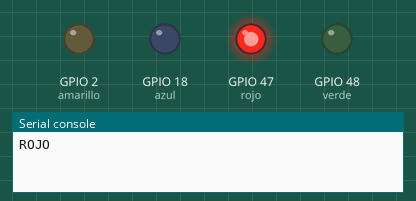
Simulated run of this program. Board: ESP32 board running MicroPython. Parts: output pins drawn as LEDs (lit = HIGH), the last lines printed to the serial console.

Above: at 1.0 s.
At 3.0 s:
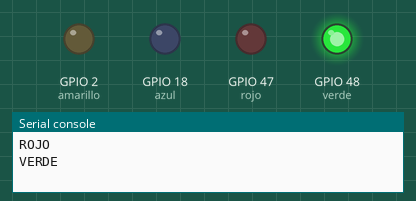
At 5.0 s:
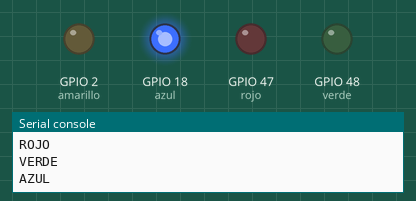
At 7.0 s:
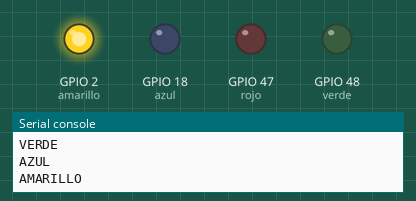
Timing chart, 0 to 10.4 s (numbered marks = the images above):
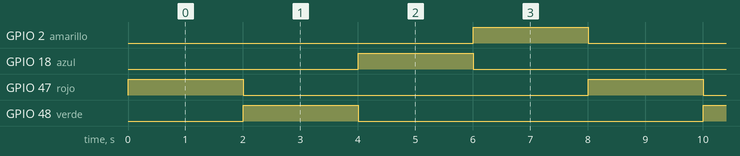

Measured:
- by itself, GPIO 2 (amarillo), GPIO 18 (azul), GPIO 47 (rojo), GPIO 48 (verde): alternates HIGH for 2.0 s and LOW for 6.0 s
- by itself, everything shown: repeats every 8.0 s, in 4 steps

The program:

prueba_iluminacion.py
```python
from machine import Pin
from time import sleep

rojo = Pin(47, Pin.OUT)
verde = Pin(48, Pin.OUT)
azul = Pin(18, Pin.OUT)
amarillo = Pin(2, Pin.OUT)

# Apagar todo al inicio
rojo.value(0)
verde.value(0)
azul.value(0)
amarillo.value(0)

while True:

    print("ROJO")
    rojo.value(1)
    sleep(2)
    rojo.value(0)

    print("VERDE")
    verde.value(1)
    sleep(2)
    verde.value(0)

    print("AZUL")
    azul.value(1)
    sleep(2)
    azul.value(0)

    print("AMARILLO")
    amarillo.value(1)
    sleep(2)
    amarillo.value(0)
```
